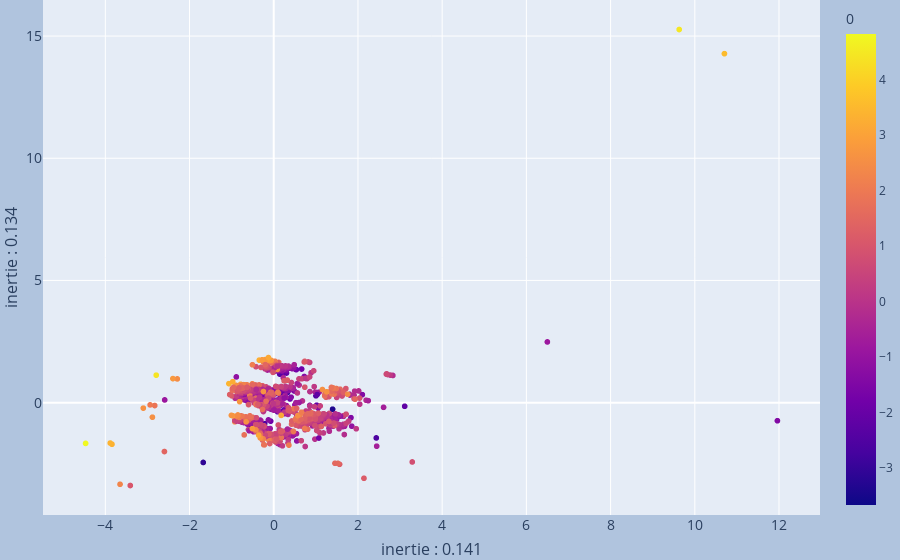

Notebook code cell kept with this figure:
### Code cell
fig = px.scatter(coords, x=3, y=4, color=0)

fig.update_layout(
    margin=dict(l=0, r=0, t=0, b=0),
    paper_bgcolor="LightSteelBlue",
    xaxis=dict(
        title={
            'text':f"inertie : {np.round(famd.explained_inertia_[3],3)}"},
        titlefont_size=16,
        tickfont_size=14
    ),
    yaxis=dict(
        title={
            'text':f"inertie : {np.round(famd.explained_inertia_[4],3)}"},
        titlefont_size=16,
        tickfont_size=14
    )
)

fig.show()

### Figure 1 — Plotly figure (JSON) as saved in the notebook; plotly's stock layout.template omitted (floating-point values rounded to 4 significant figures; data arrays with more than 128 entries replaced by an {"elided": "..."} marker saying what was removed)
{"data": [{"hovertemplate": "3=%{x}<br>4=%{y}<br>0=%{marker.color}<extra></extra>", "legendgroup": "", "marker": {"color": {"elided": "2093 float values"}, "coloraxis": "coloraxis", "symbol": "circle"}, "mode": "markers", "name": "", "showlegend": false, "type": "scattergl", "x": {"elided": "2093 float values"}, "xaxis": "x", "y": {"elided": "2093 float values"}, "yaxis": "y"}], "layout": {"coloraxis": {"colorbar": {"title": {"text": "0"}}, "colorscale": [[0, "#0d0887"], [0.1111, "#46039f"], [0.2222, "#7201a8"], [0.3333, "#9c179e"], [0.4444, "#bd3786"], [0.5556, "#d8576b"], [0.6667, "#ed7953"], [0.7778, "#fb9f3a"], [0.8889, "#fdca26"], [1, "#f0f921"]]}, "legend": {"tracegroupgap": 0}, "margin": {"b": 0, "l": 0, "r": 0, "t": 0}, "paper_bgcolor": "LightSteelBlue", "xaxis": {"anchor": "y", "domain": [0, 1], "tickfont": {"size": 14}, "title": {"font": {"size": 16}, "text": "inertie : 0.141"}}, "yaxis": {"anchor": "x", "domain": [0, 1], "tickfont": {"size": 14}, "title": {"font": {"size": 16}, "text": "inertie : 0.134"}}}}
